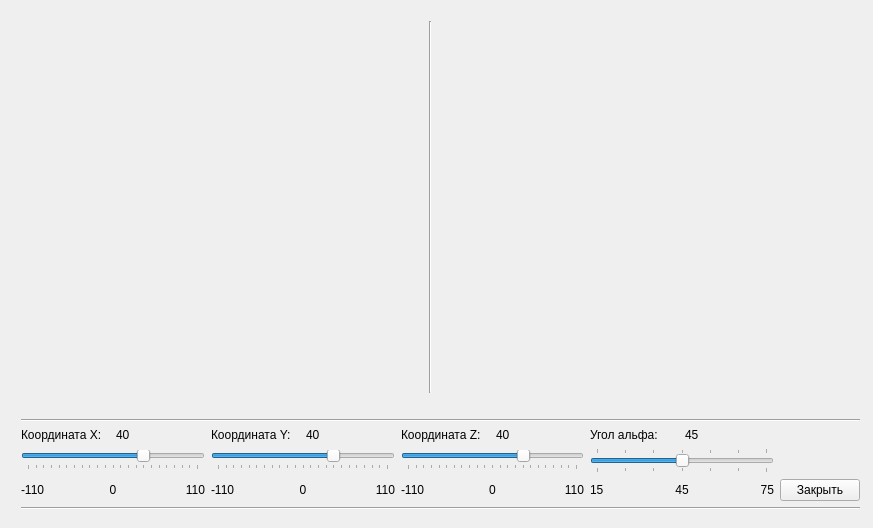
<?xml version="1.0" encoding="UTF-8"?>
<ui version="4.0">
 <class>MainWindow</class>
 <widget class="QMainWindow" name="MainWindow">
  <property name="geometry">
   <rect>
    <x>0</x>
    <y>0</y>
    <width>873</width>
    <height>528</height>
   </rect>
  </property>
  <property name="windowTitle">
   <string>Компьютерная графика, Пахтусов Н.Г., ПРО-306</string>
  </property>
  <widget class="QWidget" name="centralWidget">
   <widget class="QWidget" name="verticalLayoutWidget">
    <property name="geometry">
     <rect>
      <x>10</x>
      <y>10</y>
      <width>861</width>
      <height>511</height>
     </rect>
    </property>
    <layout class="QVBoxLayout" name="verticalLayout">
     <item>
      <layout class="QHBoxLayout" name="horizontalLayout_2">
       <item>
        <layout class="QGridLayout" name="widgets_layout">
         <item row="1" column="2">
          <spacer name="horizontalSpacer_2">
           <property name="orientation">
            <enum>Qt::Horizontal</enum>
           </property>
           <property name="sizeHint" stdset="0">
            <size>
             <width>40</width>
             <height>20</height>
            </size>
           </property>
          </spacer>
         </item>
         <item row="0" column="3">
          <spacer name="verticalSpacer">
           <property name="orientation">
            <enum>Qt::Vertical</enum>
           </property>
           <property name="sizeHint" stdset="0">
            <size>
             <width>20</width>
             <height>40</height>
            </size>
           </property>
          </spacer>
         </item>
         <item row="1" column="0">
          <spacer name="horizontalSpacer">
           <property name="orientation">
            <enum>Qt::Horizontal</enum>
           </property>
           <property name="sizeHint" stdset="0">
            <size>
             <width>40</width>
             <height>20</height>
            </size>
           </property>
          </spacer>
         </item>
         <item row="0" column="0">
          <widget class="QWidget" name="w1" native="true"/>
         </item>
         <item row="0" column="2">
          <widget class="QWidget" name="w2" native="true"/>
         </item>
         <item row="0" column="1">
          <widget class="Line" name="line_2">
           <property name="orientation">
            <enum>Qt::Vertical</enum>
           </property>
          </widget>
         </item>
        </layout>
       </item>
      </layout>
     </item>
     <item>
      <widget class="Line" name="line">
       <property name="orientation">
        <enum>Qt::Horizontal</enum>
       </property>
      </widget>
     </item>
     <item>
      <layout class="QGridLayout" name="gridLayout">
       <property name="sizeConstraint">
        <enum>QLayout::SetMaximumSize</enum>
       </property>
       <item row="4" column="0">
        <widget class="QSlider" name="sliderX">
         <property name="minimum">
          <number>-110</number>
         </property>
         <property name="maximum">
          <number>110</number>
         </property>
         <property name="value">
          <number>40</number>
         </property>
         <property name="orientation">
          <enum>Qt::Horizontal</enum>
         </property>
         <property name="tickPosition">
          <enum>QSlider::TicksBelow</enum>
         </property>
        </widget>
       </item>
       <item row="4" column="1">
        <widget class="QSlider" name="sliderY">
         <property name="minimum">
          <number>-110</number>
         </property>
         <property name="maximum">
          <number>110</number>
         </property>
         <property name="value">
          <number>40</number>
         </property>
         <property name="orientation">
          <enum>Qt::Horizontal</enum>
         </property>
         <property name="tickPosition">
          <enum>QSlider::TicksBelow</enum>
         </property>
        </widget>
       </item>
       <item row="4" column="3">
        <widget class="QSlider" name="sliderAlpha">
         <property name="minimum">
          <number>15</number>
         </property>
         <property name="maximum">
          <number>75</number>
         </property>
         <property name="value">
          <number>45</number>
         </property>
         <property name="orientation">
          <enum>Qt::Horizontal</enum>
         </property>
         <property name="tickPosition">
          <enum>QSlider::TicksBothSides</enum>
         </property>
        </widget>
       </item>
       <item row="4" column="2">
        <widget class="QSlider" name="sliderZ">
         <property name="minimum">
          <number>-110</number>
         </property>
         <property name="maximum">
          <number>110</number>
         </property>
         <property name="value">
          <number>40</number>
         </property>
         <property name="orientation">
          <enum>Qt::Horizontal</enum>
         </property>
         <property name="tickPosition">
          <enum>QSlider::TicksBelow</enum>
         </property>
        </widget>
       </item>
       <item row="5" column="1">
        <layout class="QHBoxLayout" name="horizontalLayout_7">
         <item>
          <widget class="QLabel" name="label_8">
           <property name="text">
            <string>-110</string>
           </property>
          </widget>
         </item>
         <item>
          <widget class="QLabel" name="label_10">
           <property name="text">
            <string>0</string>
           </property>
           <property name="alignment">
            <set>Qt::AlignCenter</set>
           </property>
          </widget>
         </item>
         <item>
          <widget class="QLabel" name="label_9">
           <property name="text">
            <string>110</string>
           </property>
           <property name="alignment">
            <set>Qt::AlignRight|Qt::AlignTrailing|Qt::AlignVCenter</set>
           </property>
          </widget>
         </item>
        </layout>
       </item>
       <item row="1" column="2">
        <layout class="QHBoxLayout" name="horizontalLayout_3">
         <item>
          <widget class="QLabel" name="label_3">
           <property name="text">
            <string>Координата Z:</string>
           </property>
          </widget>
         </item>
         <item>
          <widget class="QLabel" name="labelZ">
           <property name="text">
            <string>40</string>
           </property>
           <property name="alignment">
            <set>Qt::AlignLeading|Qt::AlignLeft|Qt::AlignVCenter</set>
           </property>
          </widget>
         </item>
        </layout>
       </item>
       <item row="1" column="3">
        <layout class="QHBoxLayout" name="horizontalLayout_4">
         <item>
          <widget class="QLabel" name="label_4">
           <property name="text">
            <string>Угол альфа:</string>
           </property>
          </widget>
         </item>
         <item>
          <widget class="QLabel" name="labelAlpha">
           <property name="text">
            <string>45</string>
           </property>
           <property name="alignment">
            <set>Qt::AlignLeading|Qt::AlignLeft|Qt::AlignVCenter</set>
           </property>
          </widget>
         </item>
        </layout>
       </item>
       <item row="1" column="1">
        <layout class="QHBoxLayout" name="horizontalLayout">
         <item>
          <widget class="QLabel" name="label_2">
           <property name="text">
            <string>Координата Y:</string>
           </property>
          </widget>
         </item>
         <item>
          <widget class="QLabel" name="labelY">
           <property name="text">
            <string>40</string>
           </property>
           <property name="alignment">
            <set>Qt::AlignLeading|Qt::AlignLeft|Qt::AlignVCenter</set>
           </property>
          </widget>
         </item>
        </layout>
       </item>
       <item row="1" column="0">
        <layout class="QHBoxLayout" name="horizontalLayout_5">
         <item>
          <widget class="QLabel" name="label">
           <property name="text">
            <string>Координата X:</string>
           </property>
          </widget>
         </item>
         <item>
          <widget class="QLabel" name="labelX">
           <property name="text">
            <string>40</string>
           </property>
           <property name="alignment">
            <set>Qt::AlignLeading|Qt::AlignLeft|Qt::AlignVCenter</set>
           </property>
          </widget>
         </item>
        </layout>
       </item>
       <item row="5" column="2">
        <layout class="QHBoxLayout" name="horizontalLayout_8">
         <item>
          <widget class="QLabel" name="label_11">
           <property name="text">
            <string>-110</string>
           </property>
          </widget>
         </item>
         <item>
          <widget class="QLabel" name="label_13">
           <property name="text">
            <string>0</string>
           </property>
           <property name="alignment">
            <set>Qt::AlignCenter</set>
           </property>
          </widget>
         </item>
         <item>
          <widget class="QLabel" name="label_12">
           <property name="text">
            <string>110</string>
           </property>
           <property name="alignment">
            <set>Qt::AlignRight|Qt::AlignTrailing|Qt::AlignVCenter</set>
           </property>
          </widget>
         </item>
        </layout>
       </item>
       <item row="5" column="0">
        <layout class="QHBoxLayout" name="horizontalLayout_6">
         <item>
          <widget class="QLabel" name="label_5">
           <property name="text">
            <string>-110</string>
           </property>
          </widget>
         </item>
         <item>
          <widget class="QLabel" name="label_6">
           <property name="text">
            <string>0</string>
           </property>
           <property name="alignment">
            <set>Qt::AlignCenter</set>
           </property>
          </widget>
         </item>
         <item>
          <widget class="QLabel" name="label_7">
           <property name="text">
            <string>110</string>
           </property>
           <property name="alignment">
            <set>Qt::AlignRight|Qt::AlignTrailing|Qt::AlignVCenter</set>
           </property>
          </widget>
         </item>
        </layout>
       </item>
       <item row="5" column="3">
        <layout class="QHBoxLayout" name="horizontalLayout_9">
         <item>
          <widget class="QLabel" name="label_14">
           <property name="text">
            <string>15</string>
           </property>
          </widget>
         </item>
         <item>
          <widget class="QLabel" name="label_16">
           <property name="text">
            <string>45</string>
           </property>
           <property name="alignment">
            <set>Qt::AlignCenter</set>
           </property>
          </widget>
         </item>
         <item>
          <widget class="QLabel" name="label_15">
           <property name="text">
            <string>75</string>
           </property>
           <property name="alignment">
            <set>Qt::AlignRight|Qt::AlignTrailing|Qt::AlignVCenter</set>
           </property>
          </widget>
         </item>
        </layout>
       </item>
       <item row="5" column="4">
        <widget class="QPushButton" name="pushButton">
         <property name="text">
          <string>Закрыть</string>
         </property>
        </widget>
       </item>
      </layout>
     </item>
     <item>
      <widget class="Line" name="line_3">
       <property name="orientation">
        <enum>Qt::Horizontal</enum>
       </property>
      </widget>
     </item>
    </layout>
   </widget>
  </widget>
 </widget>
 <layoutdefault spacing="6" margin="11"/>
 <resources/>
 <connections>
  <connection>
   <sender>pushButton</sender>
   <signal>clicked()</signal>
   <receiver>MainWindow</receiver>
   <slot>close()</slot>
   <hints>
    <hint type="sourcelabel">
     <x>828</x>
     <y>474</y>
    </hint>
    <hint type="destinationlabel">
     <x>439</x>
     <y>265</y>
    </hint>
   </hints>
  </connection>
 </connections>
</ui>
